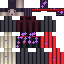

Write Python code to recreate this figure.
#!/usr/bin/env python3
"""灵能_吸血鬼（Psionic Vampire）—— 基于 cao_alarak 用新 skill 生成。

在曹操×阿拉纳克（cao_alarak）的设计语言基础上，改用 mc-skin 的材质系统
(apply_material)、遮罩叠加 (apply_overlay)、光影档案 (apply_style) 重新实现，
主题转为「灵能吸血鬼」：苍白亡者肤色 + 暗红长袍 + 铁黑护甲 + 血红 + 灵能紫
（发光紫瞳、符文、能量线）。

输出：psionic_vampire.png / psionic_vampire_3d.png / psionic_vampire_large.png。
"""

from PIL import Image

from skinlib import (
    Skin, apply_shading, apply_style, apply_material, apply_overlay,
    face, hair, band, render_3d,
)

# ============================================================
# 配色
# ============================================================
PALE_SKIN   = (170, 150, 145, 255)   # 苍白亡者肤色
ROBE        = (60, 22, 34, 255)      # 暗红长袍
ROBE_DARK   = (42, 14, 24, 255)
BLOOD_RED   = (180, 30, 40, 255)     # 血红
BLOOD_HOT   = (240, 60, 60, 255)     # 血红高光
IRON        = (45, 45, 55, 255)      # 铁黑护甲
IRON_DARK   = (28, 28, 38, 255)
BONE        = (210, 200, 180, 255)   # 骨白
PSIONIC     = (120, 60, 160, 255)    # 灵能紫
PSIONIC_HOT = (190, 100, 230, 255)   # 灵能紫高光

s = Skin(size=64, model="steve")

# ============================================================
# BASE 层：材质着色
# ============================================================
apply_shading(s, "head", PALE_SKIN, "base", style="combined")
apply_material(s, "body", "leather", color=ROBE)          # 暗红袍（皮革褶皱）
apply_material(s, "right_arm", "metal", color=IRON)       # 铁臂甲
apply_material(s, "left_arm", "metal", color=IRON)
apply_material(s, "right_leg", "metal", color=IRON)
apply_material(s, "left_leg", "metal", color=IRON)

# 脸（灵能紫瞳）+ 暗紫黑发
face(s, eye_color=PSIONIC, brow_color=(50, 32, 46, 255),
     mouth_color=(110, 54, 66, 255))
hair(s, (44, 32, 52, 255), light=(70, 50, 80, 255), dark=(20, 15, 30, 255))

# ============================================================
# OVERLAY 层：护甲
# ============================================================
apply_material(s, "body", "metal", layer="overlay", color=IRON_DARK)  # 铁胸甲
apply_material(s, "right_arm", "metal", layer="overlay", color=BLOOD_RED)
apply_material(s, "left_arm", "metal", layer="overlay", color=BLOOD_RED)
apply_material(s, "right_leg", "bone", layer="overlay", color=BONE)    # 骨护膝
apply_material(s, "left_leg", "bone", layer="overlay", color=BONE)

# ============================================================
# 灵能符文（遮罩叠加）+ 血红细节
# ============================================================
apply_overlay(s, "body", "runes", color=PSIONIC_HOT, layer="overlay", seed=6)
apply_overlay(s, "head", "runes", color=PSIONIC_HOT, layer="overlay", seed=3)

# 血红发箍（环绕头部）
band(s, "head", 1, 2, BLOOD_RED, layer="overlay")

# 胸口血红能量核心
for u in (3, 4):
    s.pixel("body", "overlay", "front", u, 6, BLOOD_HOT)
    s.pixel("body", "overlay", "front", u, 7, BLOOD_RED)

# 高领血红袍领
for u in range(8):
    s.pixel("body", "overlay", "front", u, 0, BLOOD_RED)
    s.pixel("body", "overlay", "back", u, 0, BLOOD_RED)

# 臂甲灵能符文
for arm in ("right_arm", "left_arm"):
    for u in (1, 2):
        s.pixel(arm, "overlay", "front", u, 6, PSIONIC)
        s.pixel(arm, "overlay", "front", u, 7, PSIONIC_HOT)

# 骨护膝灵能符文
for leg in ("right_leg", "left_leg"):
    s.pixel(leg, "overlay", "front", 1, 4, PSIONIC)
    s.pixel(leg, "overlay", "front", 2, 4, PSIONIC_HOT)

# ============================================================
# 输出
# ============================================================
s.save("psionic_vampire.png")
render_3d(s, scale=6, pose="natural").save("psionic_vampire_3d.png")
s.img.resize((512, 512), Image.Resampling.NEAREST).save("psionic_vampire_large.png")

print("生成 psionic_vampire.png / psionic_vampire_3d.png / psionic_vampire_large.png")
